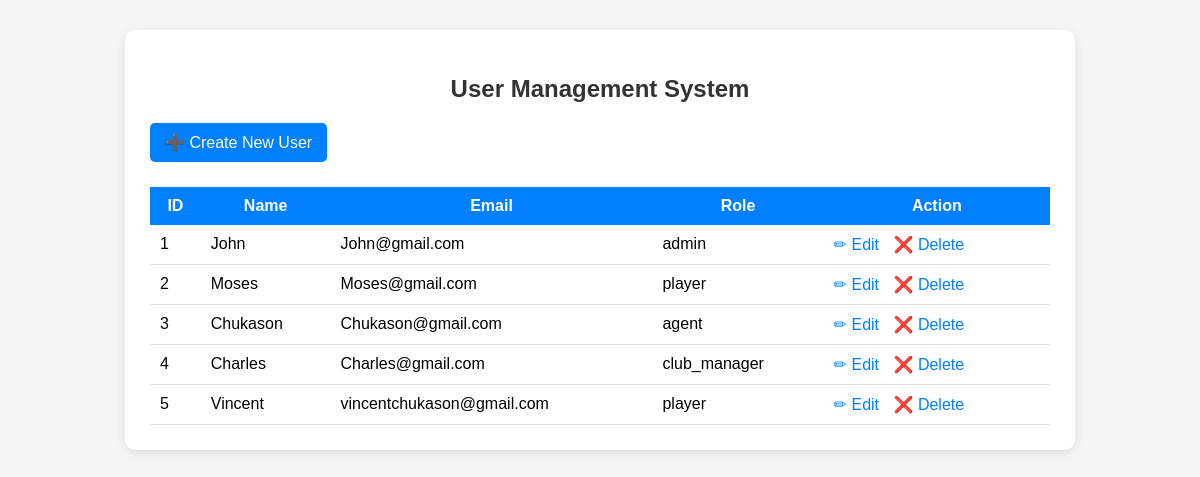
The page / on the database its author committed.
### tables this page shows
CREATE TABLE users (
 id INTEGER PRIMARY KEY AUTOINCREMENT,
 name TEXT,
 email TEXT UNIQUE,
 password TEXT,
 role TEXT
);

### index.php (the view, shortened to what this page needs)
<?php
require 'config.php';
$users = $db->query("SELECT * FROM users")->fetchAll(PDO::FETCH_ASSOC);
?>
<!DOCTYPE html>
<html>
<head>
    <link rel="stylesheet" href="style.css">
</head>
<body>
<div class="container">
    <h2>User Management System</h2>
    <a href="create.php" class="btn">➕ Create New User</a>
    <table>
        <tr>
            <th>ID</th><th>Name</th><th>Email</th><th>Role</th><th>Action</th>
        </tr>
        <?php foreach($users as $u): ?>
        <tr>
            <td><?= $u['id'] ?></td>
            <td><?= $u['name'] ?></td>
            <td><?= $u['email'] ?></td>
            <td><?= $u['role'] ?></td>
            <td class="action-links">
                <a href="edit.php?id=<?= $u['id']?>">✏ Edit</a>
                <a href="delete.php?id=<?= $u['id']?>">❌ Delete</a>
            </td>
        </tr>
        <?php endforeach; ?>
    </table>
</div>
</body>
</html>

### style.css (style rules this page uses)
body { font-family: Arial, Helvetica, sans-serif; background: #f5f5f5; margin: 0; padding: 0; }
.container { width: 90%; max-width: 900px; margin: 30px auto; background: #fff; padding: 25px; border-radius: 10px; box-shadow: 0px 3px 10px rgba(0,0,0,0.1); }
h2 { text-align: center; color: #333; margin-bottom: 20px; }
.btn { padding: 10px 15px; background: #0080ff; color: white; text-decoration: none; border-radius: 5px; display: inline-block; margin-bottom: 15px; }
table { width: 100%; border-collapse: collapse; margin-top: 10px; }
table th { background: #0080ff; color: white; padding: 10px; }
table td { padding: 10px; border-bottom: 1px solid #ddd; }
.action-links a { margin-right: 10px; color: #0080ff; text-decoration: none; }

### rows shown on the page
users: id "1", name "John", email "John@gmail.com", role "admin"
users: id "2", name "Moses", email "Moses@gmail.com", role "player"
users: id "3", name "Chukason", email "Chukason@gmail.com", role "agent"
users: id "4", name "Charles", email "Charles@gmail.com", role "club_manager"
users: id "5", name "Vincent", email "vincentchukason@gmail.com", role "player"
